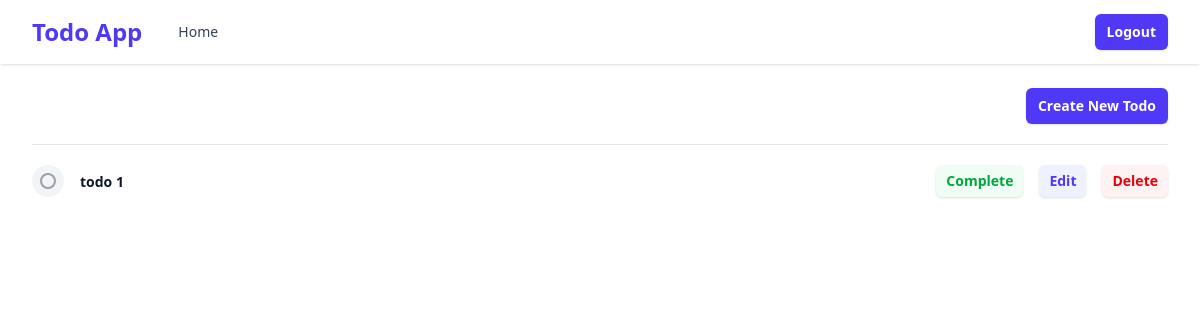
/todos/ (signed in), run on an earlier commit of the app's database.
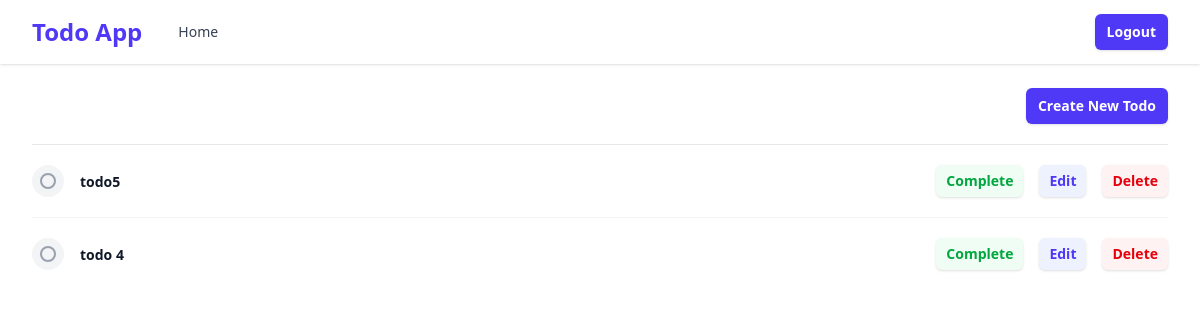
And on a later commit of the database.
### todos/models.py (models this page shows)
class Todo(models.Model):
    class Status(models.TextChoices):
        ACTIVE = 'ACTIVE', 'Active'
        ARCHIVED = 'ARCHIVED', 'Archived'
    title = models.CharField(max_length=255)
    description = models.TextField(blank=True)
    is_done = models.BooleanField(default=False)
    status = models.CharField(
        max_length = 20,
        choices = Status.choices,
        default = Status.ACTIVE
    )
    user = models.ForeignKey(
        User,
        on_delete=models.RESTRICT,
        related_name='todos'
    )
    created_at = models.DateTimeField(auto_now_add=True)
    updated_at = models.DateTimeField(auto_now=True)
    class Meta:
        ordering = ['-created_at']

### todos/views.py (the view)
# urls.py: path("todos/", TodoListView.as_view(), name="todo_list"),
class TodoListView(LoginRequiredMixin,ListView):
    login_url = '/login/'
    model = Todo
    template_name = 'list.html'
    context_object_name = 'todos'
    def get_queryset(self):
        return Todo.objects.filter(user=self.request.user, is_done=False)

### todos/templates/list.html (shortened to what this page needs)
{% extends 'base_todo.html' %}
{% block todo_content %}
    <div class="bg-white">
        <div class="pb-5 border-b border-gray-200 sm:flex sm:items-center sm:justify-between">
            <div class="mt-3 sm:ml-4 sm:mt-0">
                <a href="/todos/create/"
                   class="inline-flex items-center rounded-md bg-indigo-600 px-3 py-2 text-sm font-semibold text-white shadow-sm hover:bg-indigo-500 focus-visible:outline focus-visible:outline-2 focus-visible:outline-offset-2 focus-visible:outline-indigo-600">
                    Create New Todo
                </a>
            </div>
        </div>
        <ul role="list" class="divide-y divide-gray-100">
            {% for todo in todos %}
            <li class="flex items-center justify-between gap-x-6 py-5">
                <div class="flex min-w-0 gap-x-4 items-center">
                    {% if todo.completed %}
                        <div class="h-8 w-8 flex items-center justify-center rounded-full bg-green-100">
                            <svg class="h-5 w-5 text-green-600" viewBox="0 0 20 20" fill="currentColor">
                                <path fill-rule="evenodd" d="M16.707 5.293a1 1 0 010 1.414l-8 8a1 1 0 01-1.414 0l-4-4a1 1 0 011.414-1.414L8 12.586l7.293-7.293a1 1 0 011.414 0z" clip-rule="evenodd"/>
                            </svg>
                        </div>
                    {% else %}
                        <div class="h-8 w-8 flex items-center justify-center rounded-full bg-gray-100">
                            <div class="h-4 w-4 rounded-full border-2 border-gray-400"></div>
                        </div>
                    {% endif %}
                    <div class="min-w-0 flex-auto">
                        <a href="/todos/{{ todo.id }}" class="text-sm font-semibold leading-6 text-gray-900 hover:text-indigo-600">
                            {{ todo.title }}
                        </a>
                    </div>
                </div>
                <div class="flex flex-none items-center gap-x-4">
                    <form action="{% url 'todo_complete' todo.id %}" method="post" class="inline-flex">
                        <button type="submit"
                            class="rounded-md bg-green-50 px-2.5 py-1.5 text-sm font-semibold text-green-600 shadow-sm hover:bg-green-100">
                            Complete
                        </button>
                    </form>
                    <form action="{% url 'todo_update' todo.id %}" method="get" class="inline-flex">
                        <button type="submit"
                            class="rounded-md bg-indigo-50 px-2.5 py-1.5 text-sm font-semibold text-indigo-600 shadow-sm hover:bg-indigo-100">
                            Edit
                        </button>
                    </form>
                    <form action="{% url 'todo_delete' todo.id %}" method="post" class="inline-flex">
                        <button type="submit"
                            class="rounded-md bg-red-50 px-2.5 py-1.5 text-sm font-semibold text-red-600 shadow-sm hover:bg-red-100">
                            Delete
                        </button>
                    </form>
                </div>
            </li>
            {% endfor %}
        </ul>
    </div>
{% endblock %}

### todos/templates/base_todo.html
{% extends 'base.html' %}
{% block content %}
    <nav class="bg-white shadow">
        <div class="mx-auto max-w-7xl px-4 sm:px-6 lg:px-8">
            <div class="flex h-16 justify-between">
                <div class="flex">
                    <div class="flex flex-shrink-0 items-center">
                        <h1 class="text-2xl font-bold text-indigo-600">Todo App</h1>
                    </div>
                    <div class="ml-6 flex items-center space-x-4">
                        <a href="/todos/" class="text-gray-700 hover:text-indigo-600 px-3 py-2 text-sm font-medium">
                            Home
                        </a>
                    </div>
                </div>
                <div class="flex items-center">
                    <a href="/logout/"
                        class="rounded-md bg-indigo-600 px-3 py-2 text-sm font-semibold text-white shadow-sm hover:bg-indigo-500 focus-visible:outline focus-visible:outline-2 focus-visible:outline-offset-2 focus-visible:outline-indigo-600">
                        Logout
                    </a>
                </div>
            </div>
        </div>
    </nav>
    <main class="mx-auto max-w-7xl px-4 sm:px-6 lg:px-8 py-6">
        {% block todo_content %} {% endblock %}
    </main>
{% endblock %}

### templates/base.html (shortened to what this page needs)
{% load static %}
<!DOCTYPE html>
<html>
    <head>
        <link rel="stylesheet" href="{% static 'output.css' %}">
    </head>
    <body>
        {% block content%} {% endblock %}
    </body>
</html>

What changed in the data, as far as the page shows it:
removed Todo: title "todo 1"
added Todo: title "todo5"
added Todo: title "todo 4"
